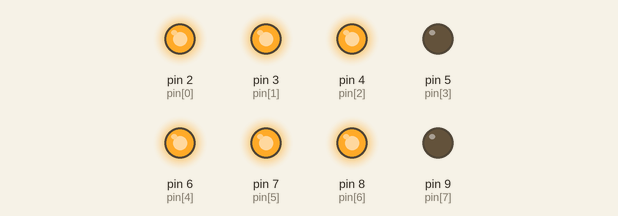
Recording of a sketch running on a simulated Arduino Uno, built with avr-gcc and run on an emulated ATmega328P. On the bench: output pins drawn as LEDs (lit = HIGH).

Above: at 0.2 s.
At 1.2 s:
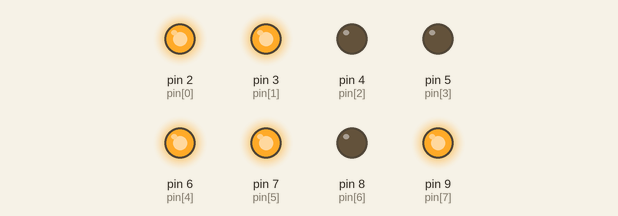
At 1.7 s:
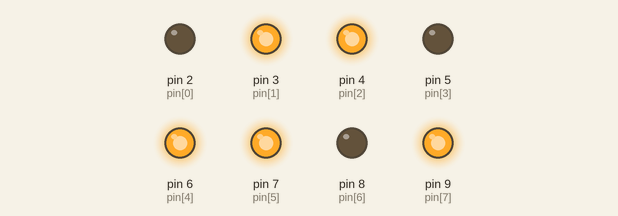
At 2.7 s:
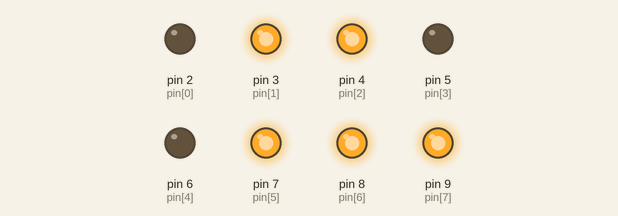
At 4.2 s:
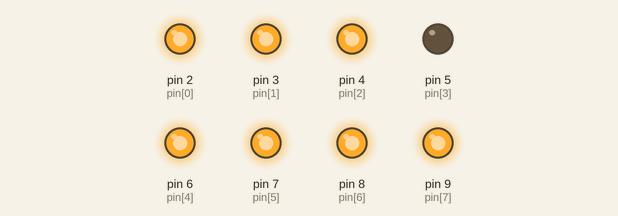
At 5.7 s:
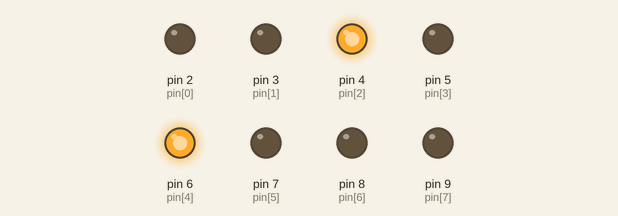
Timing chart, 0 to 6.5 s (numbered marks = the images above):
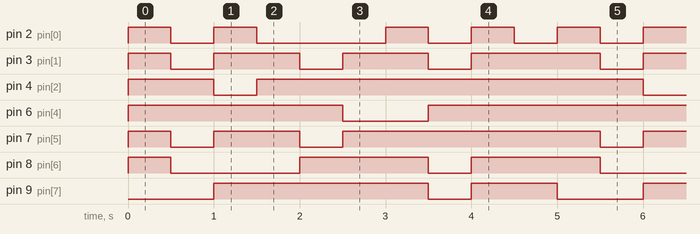

Measured:
- by itself, pin 2 (pin[0]): repeats every 5.0 s: LOW 0.50 s, HIGH 0.50 s, LOW 1.5 s, 2 × (HIGH 0.50 s, LOW 0.50 s), HIGH 0.50 s
- by itself, pin 3 (pin[1]): repeats every 5.0 s: 2 × (LOW 0.50 s, HIGH 1.0 s), LOW 0.50 s, HIGH 1.5 s
- by itself, pin 4 (pin[2]): repeats every 5.0 s: LOW 0.50 s, HIGH 4.5 s
- by itself, pin 6 (pin[4]): repeats every 5.0 s: LOW 1.0 s, HIGH 4.0 s
- by itself, pin 7 (pin[5]): repeats every 5.0 s: LOW 0.50 s, HIGH 1.0 s, LOW 0.50 s, HIGH 3.0 s
- by itself, pin 8 (pin[6]): repeats every 5.0 s: LOW 1.5 s, HIGH 1.5 s, LOW 0.50 s, HIGH 1.5 s
- by itself, pin 9 (pin[7]): repeats every 5.0 s: LOW 0.50 s, HIGH 1.0 s, LOW 1.0 s, HIGH 2.5 s

The sketch:

seven-segment-display.ino
```cpp
// tinkercad: not working
// arduino: working

byte pin[] = {2,3,4,5,6,7,8,9};
int number[10][8]= {
    // {E, D, C, DP, B, A, F, G}
    {1,1,1,0,1,1,1,0},//0
    {0,0,1,0,1,0,0,0},//1
    {1,1,0,0,1,1,0,1},//2
    {0,1,1,0,1,1,0,1},//3
    {0,0,1,0,1,0,1,1},//4
    {0,1,1,0,0,1,1,1},//5
    {1,1,1,0,0,1,1,1},//6
    {0,0,1,0,1,1,0,0},//7
    {1,1,1,0,1,1,1,1},//8
    {0,1,1,0,1,1,1,1},//9
  };

void setup() {
  for(byte a=0; a<8; a++){
    pinMode(pin[a], OUTPUT);
  }
}

void loop() {
  for(int a=0; a<10; a++){
    for(int b=0; b<8; b++){
      digitalWrite(pin[b], number[a][b]);
    }
    delay(500);
  }
}
```
